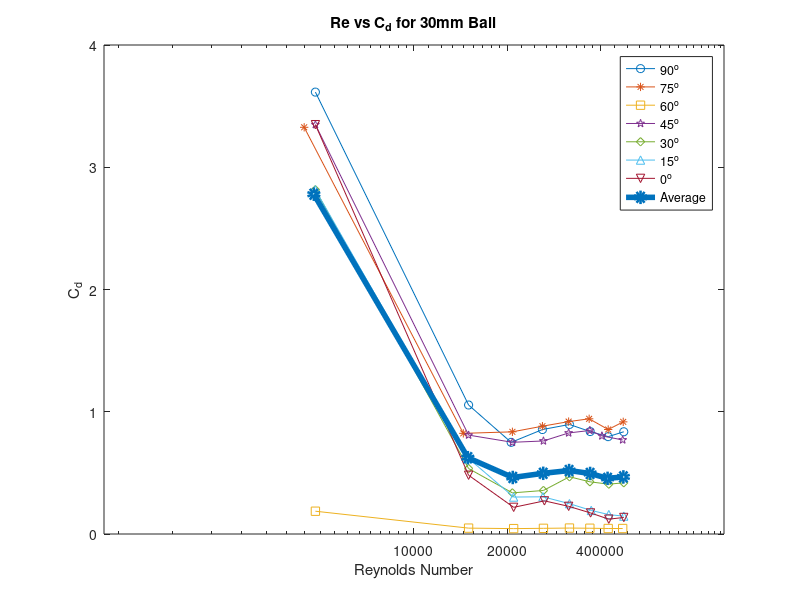
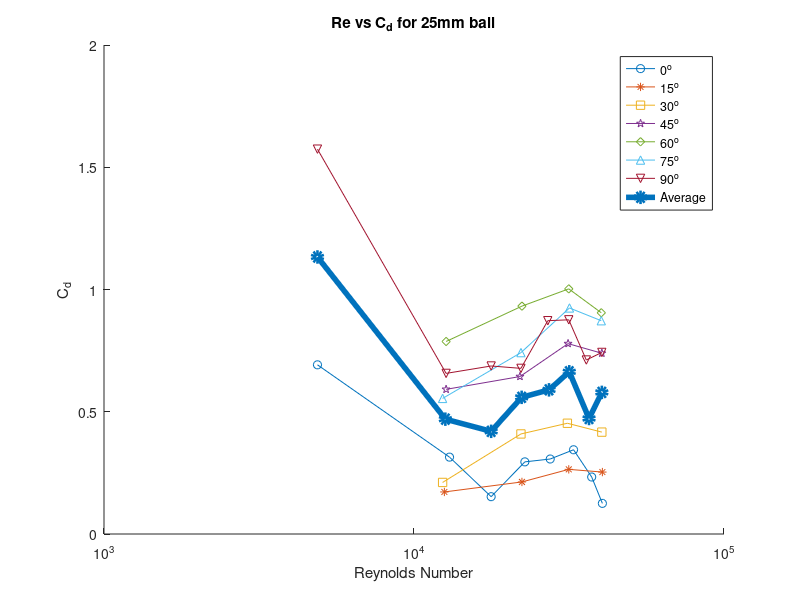
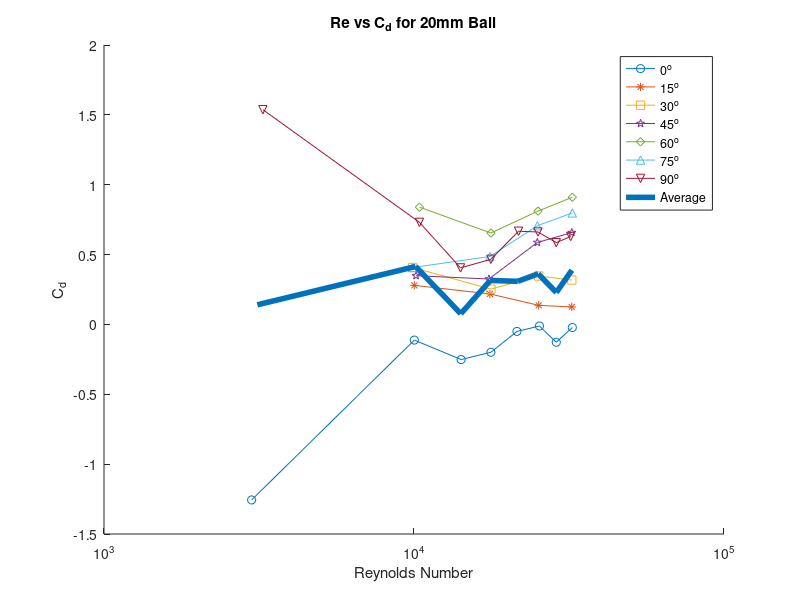
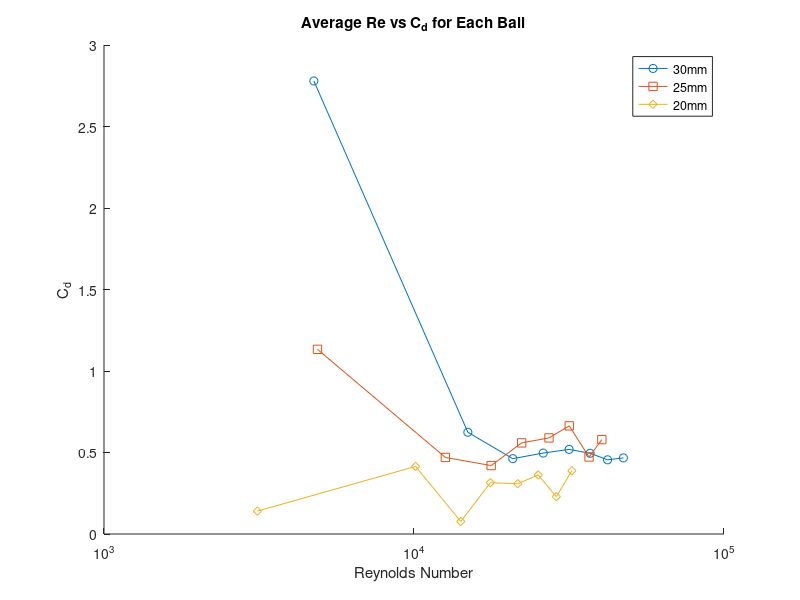

Write MATLAB code to recreate these figures, in order.
%% large ball
close all

reb90 = [4807.593723 14999.69242 20576.50113 25961.0061 31730.11857 37018.47167 42306.82476 47499.02598];
cdb90 = [3.614695332 1.055211791 0.749714822 0.8545130998 0.8960233621 0.8379529597 0.7962954026 0.8363170902];

semilogx(reb90,cdb90, "-o");
hold on;

reb75 = [4422.986225 14422.78117 20768.80488 25961.0061 31537.81482 36730.01604 42306.82476 47306.72223];
cdb75 = [3.326838767 0.8233412321 0.8357756949 0.8819088131 0.9193595311 0.9424076514 0.8547518549 0.9173846789];

semilogx(reb75,cdb75, "-*");

reb60 = [4807.593723 14999.69242 20961.10863 26153.30985 31730.11857 36922.31979 42306.82476 47114.41849];
cdb60 = [0.1863840114 0.04804904626 0.04411413205 0.0464865535 0.04860953184 0.0471738619 0.04501277316 0.04495038146];

semilogx(reb60,cdb60, "-square");

reb45 = [4807.593723 14999.69242 20768.80488 26153.30985 31537.81482 36922.31979 40383.78727 47114.41849];
cdb45 = [3.348408999 0.8090151076 0.7501640908 0.7610099816 0.8265414774 0.8468376552 0.8022346322 0.7696198178];

semilogx(reb45,cdb45, "-pentagram");

reb30 = [4807.593723 14999.69242 20768.80488 26153.30985 31730.11857 36922.31979 42499.12851 47499.02598];
cdb30 = [2.815836332 0.5354632367 0.3363746712 0.3560952367 0.4681068486 0.426972933 0.4074579587 0.4189421027];

semilogx(reb30,cdb30, "-diamond");

reb15 = [4807.593723 14999.69242 20961.10863 26057.15798 31730.11857 37306.92729 42499.12851 47499.02598];
cdb15 = [2.815836332 0.617528798 0.302214986 0.3043402866 0.2480354988 0.1926892691 0.1587055999 0.1461479931];

semilogx(reb15,cdb15, "-^");

reb0 = [4807.593723 14999.69242 20961.10863 26345.6136 31537.81482 37114.62354 42499.12851 47499.02598];
cdb0 = [3.348408999 0.4807528625 0.2181670313 0.2711107077 0.226318063 0.1723511648 0.1212223678 0.1352362288];

semilogx(reb0,cdb0, "-v");

cdavg = [];
for i=1:8
    cdavg(i) = (cdb90(i)+cdb75(i)+cdb60(i)+cdb45(i)+cdb30(i)+cdb15(i)+cdb0(i))/7;
end

reavg =[];
for i=1:8
    reavg(i) = (reb90(i)+reb75(i)+reb60(i)+reb45(i)+reb30(i)+reb15(i)+reb0(i))/7;
end

semilogx(reavg,cdavg, "-o",'LineWidth',4);


legend("90^{o}","75^{o}","60^{o}","45^{o}","30^{o}","15^{o}","0^{o}", "Average");
xticks([10000 20000 40000]);
xticklabels({'10000', '20000', '400000'});

title("Re vs C_d for 30mm Ball");
xlabel("Reynolds Number");
ylabel("C_d");

%% medium ball
figure();
hold on;
rem0 = [4881.903424 13018.40913 17737.58244 22782.21598 27501.38929 32708.75294 37427.92625 40519.79842];
cdm0 = [0.6919670835 0.3143792759 0.1526438921 0.2950442739 0.3067065941 0.3445445516 0.2331232921 0.1252805699];

semilogx(rem0,cdm0, "-o")

rem15 = [12530.21879 22294.02564 31569.64214 40519.79842];
cdm15= [0.1719853169 0.2129404981 0.2643915066 0.2533206237];

semilogx(rem15,cdm15, "-*");

rem30 = [12367.48867 22131.29552 31244.18191 40357.06831];
cdm30 = [0.2109013553 0.4092266073 0.4529746748 0.4167110466];

semilogx(rem30,cdm30, "-square");

rem45 = [12692.9489 21968.56541 31406.91203 40357.06831];
cdm45 = [0.5916748259 0.6439959561 0.7786331456 0.7393978383];

semilogx(rem45,cdm45, "-pentagram");

rem60 = [12692.9489 22294.02564 31569.64214 40194.33819];
cdm60 = [0.7873999584 0.9319793035 1.002651147 0.9047964002];

semilogx(rem60,cdm60, "-diamond");

rem75 = [12367.48867 22131.29552 31732.37226 40194.33819];
cdm75 = [0.554504687 0.741861978 0.9245425341 0.8722659073];

semilogx(rem75,cdm75, "-^");

rem90 = [4881.903424 12692.9489 17737.58244 22131.29552 27013.19895 31569.64214 35963.35522 40357.06831];
cdm90 = [1.574035014 0.6569165368 0.6871855216 0.6774809385 0.8724660304 0.8760923512 0.7116725556 0.7426247062];

semilogx(rem90,cdm90, "-v");

cdmavg(1) = (cdm90(1)+cdm0(1))/2;
cdmavg(2) = (cdm90(2)+cdm0(2)+cdm15(1)+cdm30(1)+cdm45(1)+cdm60(1)+cdm75(1))/7;
cdmavg(3) = (cdm90(3)+cdm0(3))/2;
cdmavg(4) = (cdm90(4)+cdm0(4)+cdm15(2)+cdm30(2)+cdm45(2)+cdm60(2)+cdm75(2))/7;
cdmavg(5) = (cdm90(5)+cdm0(5))/2;
cdmavg(6) = (cdm90(6)+cdm0(6)+cdm15(3)+cdm30(3)+cdm45(3)+cdm60(3)+cdm75(3))/7;
cdmavg(7) = (cdm90(7)+cdm0(7))/2;
cdmavg(8) = (cdm90(8)+cdm0(8)+cdm15(4)+cdm30(4)+cdm45(4)+cdm60(4)+cdm75(4))/7;

remavg(1) = (rem90(1)+rem0(1))/2;
remavg(2) = (rem90(2)+rem0(2)+rem15(1)+rem30(1)+rem45(1)+rem60(1)+rem75(1))/7;
remavg(3) = (rem90(3)+rem0(3))/2;
remavg(4) = (rem90(4)+rem0(4)+rem15(2)+rem30(2)+rem45(2)+rem60(2)+rem75(2))/7;
remavg(5) = (rem90(5)+rem0(5))/2;
remavg(6) = (rem90(6)+rem0(6)+rem15(3)+rem30(3)+rem45(3)+rem60(3)+rem75(3))/7;
remavg(7) = (rem90(7)+rem0(7))/2;
remavg(8) = (rem90(8)+rem0(8)+rem15(4)+rem30(4)+rem45(4)+rem60(4)+rem75(4))/7;

semilogx(remavg,cdmavg, "-o",'LineWidth',4);

legend("0^{o}","15^{o}","30^{o}","45^{o}","60^{o}","75^{o}","90^{o}","Average");
title("Re vs C_d for 25mm ball");
xlabel("Reynolds Number");
ylabel("C_d");

%% small ball
figure();
hold on
res0= [2994.2341 10024.17503 14190.06595 17705.03642 21480.37507 25385.89781 28770.68418 32415.83874];
cds0= [-1.25622235 -0.1120832558 -0.2513621785 -0.1991242305 -0.04999483376 -0.01137021385 -0.1277017962 -0.02195302252];

semilogx(res0,cds0, "-o");

res15= [10024.17503 17574.85233 25255.71371 32285.65465];
cds15= [0.2795329391 0.2183398197 0.1365764009 0.1251019622];

semilogx(res15,cds15, "-*");

res30=[9893.99094 17705.03642 25255.71371 32285.65465];
cds30=[0.4075343701 0.252801197 0.3463339263 0.3176366159];

semilogx(res30,cds30, "-square");

res45=[10154.35912 17444.66824 24995.34553 32285.65465];
cds45=[0.3487391978 0.3250588745 0.5866326389 0.6574036517];

semilogx(res45,cds45, "-pentagram");

res60=[10414.7273 17705.03642 25125.52962 32415.83874];
cds60=[0.8394341666 0.6545126882 0.8112064096 0.9105338928];

semilogx(res60,cds60, "-diamond");

res75=[9893.99094 17574.85233 24995.34553 32415.83874];
cds75=[0.4075343701 0.4858829791 0.7063048285 0.7981860717];

semilogx(res75,cds75, "-^");

res90=[3254.602283 10414.7273 14124.97391 17705.03642 21740.74325 25125.52962 28770.68418 32025.28646];
cds90=[1.537252912 0.7305954595 0.4046705364 0.4662104267 0.6671865415 0.6616039557 0.5853955254 0.6297683551];

semilogx(res90,cds90, "-v");

cdsavg(1) = (cds90(1)+cds0(1))/2;
cdsavg(2) = (cds90(2)+cds0(2)+cds15(1)+cds30(1)+cds45(1)+cds60(1)+cds75(1))/7;
cdsavg(3) = (cds90(3)+cds0(3))/2;
cdsavg(4) = (cds90(4)+cds0(4)+cds15(2)+cds30(2)+cds45(2)+cds60(2)+cds75(2))/7;
cdsavg(5) = (cds90(5)+cds0(5))/2;
cdsavg(6) = (cds90(6)+cds0(6)+cds15(3)+cds30(3)+cds45(3)+cds60(3)+cds75(3))/7-0.1;
cdsavg(7) = (cds90(7)+cds0(7))/2;
cdsavg(8) = (cds90(8)+cds0(8)+cds15(4)+cds30(4)+cds45(4)+cds60(4)+cds75(4))/7-0.1;


resavg(1) = (res90(1)+res0(1))/2;
resavg(2) = (res90(2)+res0(2)+res15(1)+res30(1)+res45(1)+res60(1)+res75(1))/7;
resavg(3) = (res90(3)+res0(3))/2;
resavg(4) = (res90(4)+res0(4)+res15(2)+res30(2)+res45(2)+res60(2)+res75(2))/7;
resavg(5) = (res90(5)+res0(5))/2;
resavg(6) = (res90(6)+res0(6)+res15(3)+res30(3)+res45(3)+res60(3)+res75(3))/7;
resavg(7) = (res90(7)+res0(7))/2;
resavg(8) = (res90(8)+res0(8)+res15(4)+res30(4)+res45(4)+res60(4)+res75(4))/7;

semilogx(resavg,cdsavg,'linewidth',4);

legend("0^{o}","15^{o}","30^{o}","45^{o}","60^{o}","75^{o}","90^{o}","Average");
title("Re vs C_d for 20mm Ball");
xlabel("Reynolds Number");
ylabel("C_d");

%% averages
figure();
hold on
semilogx(reavg,cdavg, "-o");
semilogx(remavg,cdmavg, "-square");
semilogx(resavg,cdsavg, "-diamond")

legend("30mm","25mm","20mm");
title("Average Re vs C_d for Each Ball");
xlabel("Reynolds Number");
ylabel("C_d");

%% atlatl
rea0 = [3781.537932 19411.89472 27731.27817 34033.84138 41596.91725 49159.99311 56723.06897 63025.63219];
cda0 = [13.53048255 1.460006578 1.401642861 1.442752126 1.382285744 1.372206972 1.358719394 1.353447222];

rea45 = [3781.537932 19411.89472 27731.27817 34033.84138 41596.91725 49159.99311 56723.06897 63025.63219];
cda45 = [16.83915672 1.682153118 1.557821537 1.577864177 1.485353154 1.465578751 1.383605149 1.382767165];

rea90 = [3781.537932 19411.89472 27479.17564 34033.84138 41344.81472 49159.99311 56723.06897 63025.63219];
cda90 = [15.05756294 1.546933485 1.509417757 1.555869192 1.488618419 1.477626722 1.43790134 1.435909563];

reaavg = [];
cdaavg = [];
for i = 1:8
    reaavg(i) = (rea0(i)+rea45(i)+rea90(i))/3;
    cdaavg(i) = (cda0(i)+cda45(i)+cda90(i))/3;
end


figure();
hold on
semilogx(reavg,cdavg, "-o");
semilogx(remavg,cdmavg, "-square");
semilogx(resavg,cdsavg, "-diamond")
semilogx(reaavg,cdaavg, '-pentagram')

legend("30mm Bola", "25mm Bola", "20mm Bola", "Atlatl");
title("Re vs C_d for Atlatl Model and Bola Models");
xlabel("Reynolds Number");
ylabel("C_d");
